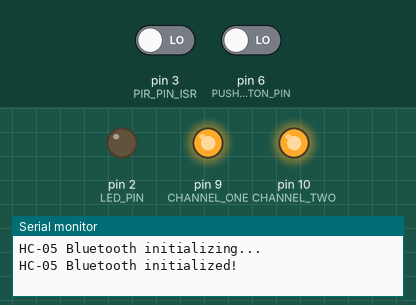
A sketch run on a simulated Arduino Nano, built with avr-gcc and run on an emulated ATmega328P. Shown: output pins drawn as LEDs (lit = HIGH), the last lines printed to the serial monitor. Inputs (shaded band) come from the test bench; at power-on: pin 3 (PIR_PIN_ISR) LOW, pin 6 (PUSHBUTTON_PIN) LOW. Random numbers use the default seed unless the sketch sets one.

Above: at 19.4 s.
19.5 s: pin 3 (PIR_PIN_ISR) driven HIGH
At 19.9 s:
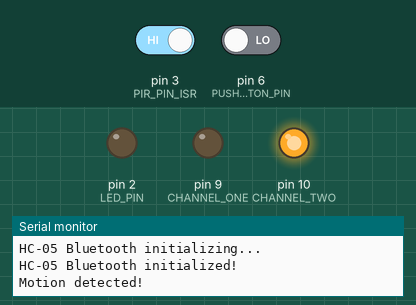
24.5 s: pin 3 (PIR_PIN_ISR) driven LOW and pin 6 (PUSHBUTTON_PIN) driven HIGH
At 25.6 s:
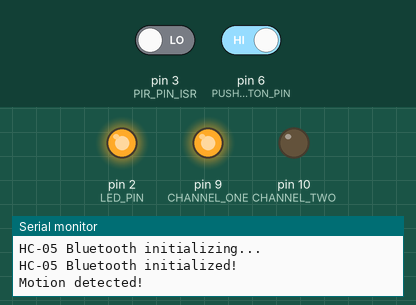
29.5 s: pin 6 (PUSHBUTTON_PIN) driven LOW
At 30.6 s:
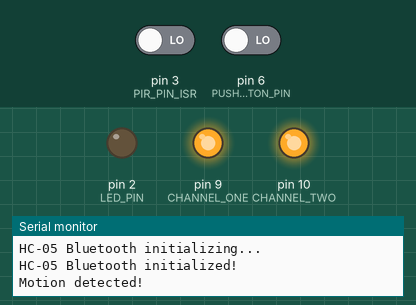
Timing chart, 0 to 32.5 s (numbered marks = the images above; inputs shaded):
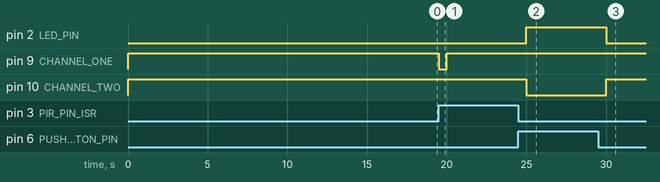

Measured:
- after the input at 19.5 s, pin 9 (CHANNEL_ONE): HIGH → LOW at once, → HIGH 0.50 s later
- after the input at 24.5 s, pin 2 (LED_PIN): LOW → HIGH after 0.50 s; pin 10 (CHANNEL_TWO): HIGH → LOW after 0.50 s
- after the input at 29.5 s, pin 2 (LED_PIN): HIGH → LOW after 0.50 s; pin 10 (CHANNEL_TWO): LOW → HIGH after 0.50 s

The sketch:

HomeCentral_Circuit3_Complete.ino
```cpp
// (licence header left out)
/* LIBRARIES */
#include <SoftwareSerial.h>
#include <Wire.h>

/* CONSTANT DEFINITIONS */
#define LED_PIN 2
#define PUSHBUTTON_PIN 6
#define ONBOARD_LED 13

#define CHANNEL_ONE 9
#define CHANNEL_TWO 10

#define PIR_PIN_ISR 3

#define RX_pin 7
#define TX_pin 8

#define I2C_ADDRESS 0x9

/* GLOBAL VARIABLE DEFINITIONS */
bool button_pressed = false;
const unsigned long motion_indicator_duration = 15*1000;
unsigned long last_motion_detected;
boolean motion_detected = false;

char control_signal_bt[8];
char control_signal_i2c[8];

/* INITIALIZE OBJECTS */
 SoftwareSerial BTSerial(RX_pin, TX_pin);

/* LOCAL FUNCTIONS */
void switchState(int pin, char* state){
  if(strncmp(state, "on", 2) == 0){
    digitalWrite(pin, LOW);
  }
  else if(strncmp(state, "off", 3) == 0){
    digitalWrite(pin, HIGH);
  }
}

/* Function to execute when an interrupt is triggered by the motion sensor  */
void motionDetected() {
  unsigned long current_millis = millis();
  unsigned int motion_threshold = 15*1000;

  if(current_millis - last_motion_detected > motion_threshold) {
    Serial.println("Motion detected!");
    last_motion_detected = millis();
    motion_detected = true;

    switchState(CHANNEL_ONE, "on");
  }
}

void motionStopped() {
  Serial.println("Motion stopped!");
}

/*
 * Function to process a control signal */
void processControlSignal(char control_signal[]){
  Serial.println(control_signal);

  char* device_id = strtok(control_signal, "|");
  char* state = strtok(NULL, "|");

  switch(atoi(device_id)){
    case 1:
      switchState(CHANNEL_ONE, state);
      break;
    case 2:
      switchState(CHANNEL_TWO, state);
      break;
  }
}

/* The function to be called when data is received over I2C comm. */
void onReceiveI2CData() {
  int i = 0;
  while (Wire.available() > 0) {
    control_signal_i2c[i] = Wire.read();
    i++;
  }
  control_signal_i2c[i] = '\0';
  processControlSignal(control_signal_i2c[i]);
}

/* SETUP CODE: runs once when the board starts up or resets */
void setup() {

  Serial.begin(115200);

  pinMode(LED_PIN, OUTPUT);
  pinMode(PUSHBUTTON_PIN, INPUT);

  pinMode(CHANNEL_ONE, OUTPUT);
  pinMode(CHANNEL_TWO, OUTPUT);

  digitalWrite(CHANNEL_ONE, HIGH);
  digitalWrite(CHANNEL_TWO, HIGH);

  digitalWrite(LED_PIN, LOW);

  pinMode(PIR_PIN_ISR, INPUT_PULLUP);

  attachInterrupt(digitalPinToInterrupt(PIR_PIN_ISR), motionDetected, RISING);

  Serial.println("HC-05 Bluetooth initializing...");
  BTSerial.begin(9600);
  Serial.println("HC-05 Bluetooth initialized!");

  Wire.begin(I2C_ADDRESS);
  Wire.onReceive(onReceiveI2CData);
}

/* MAIN LOOP: runs repeatedly at a very high frequency (1000s of times a second) */
void loop() {

  int button_state = digitalRead(PUSHBUTTON_PIN);
  unsigned long current_millis = millis();

  if (button_state == HIGH) {
    digitalWrite(LED_PIN, HIGH);
    switchState(CHANNEL_TWO, "on");

  } else {
    digitalWrite(LED_PIN, LOW);
    switchState(CHANNEL_TWO, "off");
  }

  delay(5000);

  if(current_millis - last_motion_detected > motion_indicator_duration) {
    switchState(CHANNEL_ONE, "off");
  }

  for( int i = 0; i < sizeof(control_signal_bt);  i++ )
   control_signal_bt[i] = (char)0;

  if(BTSerial.available()){ //Use if() instead of while() [why?]
    BTSerial.readBytesUntil('\0', control_signal_bt, 128);
    processControlSignal(control_signal_bt);
  }

  //Sending an artificial interrupt to simulate motion
  long rand_num = random(30000, 120000);
  if(current_millis - last_motion_detected > rand_num ) {
    if(digitalRead(PIR_PIN_ISR) == HIGH){
      digitalWrite(PIR_PIN_ISR, LOW);
    }
    else if(digitalRead(PIR_PIN_ISR) == LOW){
      digitalWrite(PIR_PIN_ISR, HIGH);
    }
  }
}
```
